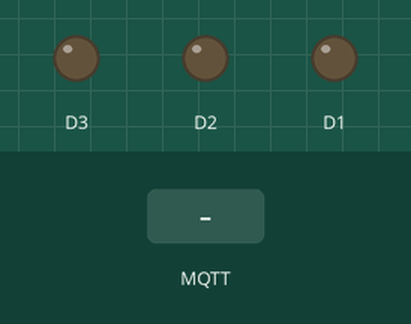
Simulated run of this sketch. Board: ESP8266 (NodeMCU). Parts: output pins drawn as LEDs (lit = HIGH). Inputs (shaded band) come from the test bench. WiFi joins after 1.5 s; servers stay silent unless stated; no MQTT or app messages arrive unless stated; what the sketch prints to the serial monitor is not drawn.

Above: at 2.3 s.
2.4 s: MQTT message "D1=1" arrives on the first subscribed topic
At 3.4 s:
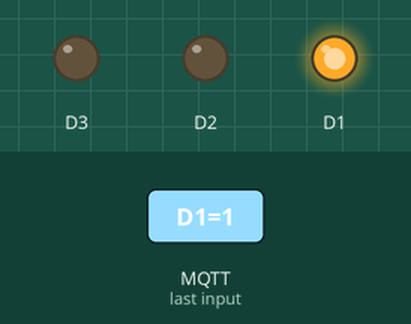
3.9 s: MQTT message "D2=1" arrives on the first subscribed topic
At 4.6 s:
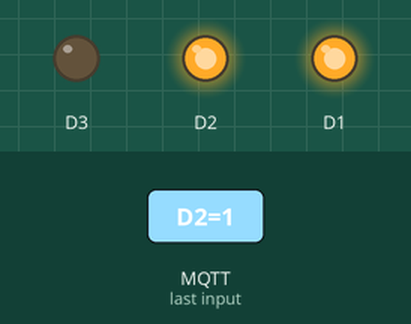
5.4 s: MQTT message "D3=1" arrives on the first subscribed topic
At 5.7 s:
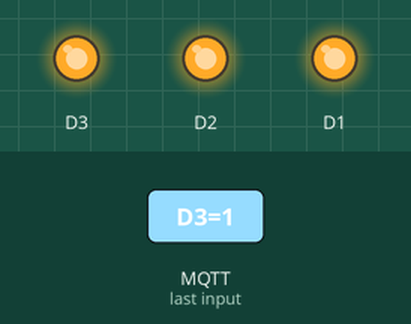
6.9 s: MQTT message "D1=0" arrives on the first subscribed topic
At 8.0 s:
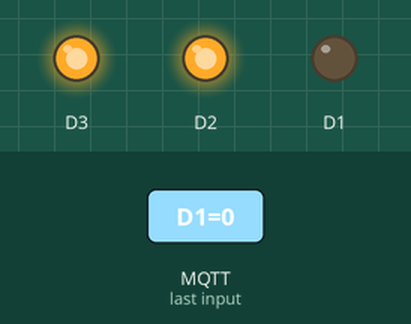
8.4 s: MQTT message "D2=0" arrives on the first subscribed topic
At 9.2 s:
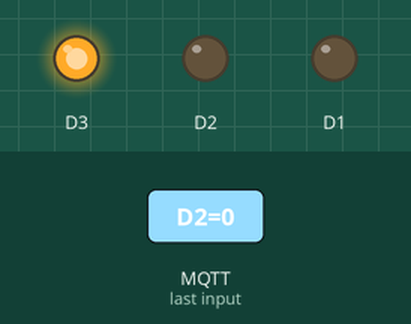
9.9 s: MQTT message "D3=0" arrives on the first subscribed topic
At 10.3 s:
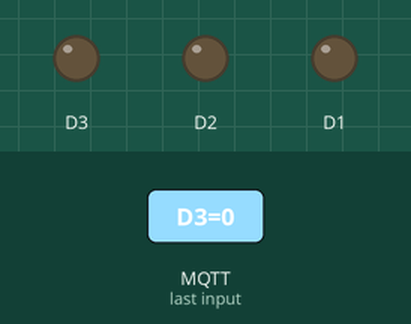
Timing chart, 0 to 12.4 s (numbered marks = the images above; inputs shaded):
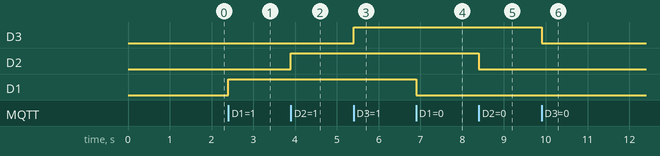

The sketch:

14nov.ino
```cpp
//#deklarasi header
#include <EEPROM.h>
#include <ESP8266WiFi.h>
#include <PubSubClient.h>
#include <Wire.h>
#include <stdlib.h>

// Deklarasi ssid, password, mqtt
const char* ssid = "YD2AXX";
const char* password = "12345679";
const char* mqtt_server = "riset.revolusi-it.com";
const char* topik = "iot/test";

// deklarasi variabel class WiFiClient
WiFiClient espClient;
PubSubClient client(espClient);
String messages;
String messages2;

void reconnect() {
// Ulang terus sampai terkoneksi
while (!client.connected()) {
Serial.print("Menghubungkan diri ke MQTT Server : "+(String)mqtt_server);
// Attempt to connect
if (client.connect("G.211.19.0071")) { // gunakan NIM anda sebagai identitas client
Serial.println("connected");
// .subscribe ke topic
client.subscribe(topik);
} else {
Serial.print("failed, rc=");
Serial.print(client.state());
Serial.println(" coba lagi dalam 5 detik...");
// Wait 5 seconds before retrying
delay(5000);
}
}
}

// sambungkan ke wifi
void konek_wifi()
{
WiFi.begin(ssid, password);
while (WiFi.status() != WL_CONNECTED) {
delay(500);
Serial.print(".");
}
Serial.println("");
Serial.println("WiFi connected"); // cetak wifi terkoneksi
}

// ------------------------------- begin program utama --------------------------------------- //
void setup()


{
  // initialize digital pin LED_BUILTIN as an output.
pinMode(D1, OUTPUT);
pinMode(D2, OUTPUT);
pinMode(D3, OUTPUT);
Serial.begin(9600); // mulai komunikasi serial
client.setServer(mqtt_server, 1883); // sambungkan client ke mqtt
client.setCallback(callback); // interaksi callback

}
void loop()
{

if(WiFi.status() != WL_CONNECTED) { konek_wifi(); } // jika tidak konek wifi maka di reconnect
if (!client.connected()) { reconnect(); } // reconnect apabila belum konek
client.loop(); // lakukan client.loop()
}

void callback(char* topic, byte* payload, unsigned int length) {
Serial.print("Pesan dari MQTT [");
Serial.print(topic);
Serial.print("] ");
messages="";
for (int i=0;i<length;i++) { // susun jadi string saja...
char receivedChar = (char)payload[i];
messages=messages+(char)payload[i]; // ambil pesannya masukkan dalam string
}
Serial.println(messages);
if (messages=="D1=1"){
  digitalWrite(D1, 1);
}
Serial.println(messages);
if (messages=="D2=1"){
  digitalWrite(D2, 1);
}
Serial.println(messages);
if (messages=="D3=1"){
  digitalWrite(D3, 1);
}
Serial.println(messages);
if (messages=="D1=0"){
  digitalWrite(D1, 0);
}
Serial.println(messages);
if (messages=="D2=0"){
  digitalWrite(D2, 0);
}
Serial.println(messages);
if (messages=="D3=0"){
  digitalWrite(D3, 0);
}
// kirim pesan ke mqtt server
messages2="G211190071";
// Serial.println(messages2);
// perhatikan cara ngirim variabel string lewat client.publish ini gak bisa langsung...
char attributes[100];
messages2.toCharArray(attributes, 100);
//client.publish(topik,attributes,true);
Serial.println("messages : "+messages2+" terkirim...");
//delay(1000);

}
// ===================================================================================
```

Measured:
- after the input at 2.4 s, D1: LOW → HIGH at once
- after the input at 3.9 s, D2: LOW → HIGH at once
- after the input at 5.4 s, D3: LOW → HIGH at once
- after the input at 6.9 s, D1: HIGH → LOW at once
- after the input at 8.4 s, D2: HIGH → LOW at once
- after the input at 9.9 s, D3: HIGH → LOW at once
